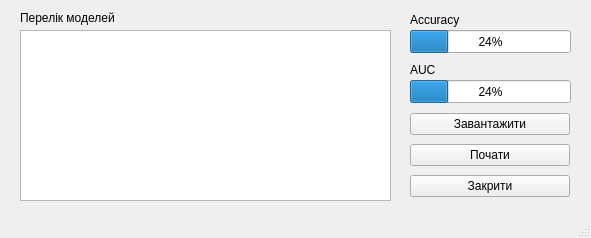
<?xml version="1.0" encoding="UTF-8"?>
<ui version="4.0">
 <class>MainWindow</class>
 <widget class="QMainWindow" name="MainWindow">
  <property name="geometry">
   <rect>
    <x>0</x>
    <y>0</y>
    <width>591</width>
    <height>238</height>
   </rect>
  </property>
  <property name="windowTitle">
   <string>MainWindow</string>
  </property>
  <widget class="QWidget" name="centralwidget">
   <widget class="QListWidget" name="listWidget">
    <property name="geometry">
     <rect>
      <x>20</x>
      <y>30</y>
      <width>371</width>
      <height>171</height>
     </rect>
    </property>
   </widget>
   <widget class="QLabel" name="label">
    <property name="geometry">
     <rect>
      <x>20</x>
      <y>10</y>
      <width>281</width>
      <height>16</height>
     </rect>
    </property>
    <property name="text">
     <string>Перелік моделей</string>
    </property>
   </widget>
   <widget class="QLabel" name="label_2">
    <property name="geometry">
     <rect>
      <x>410</x>
      <y>10</y>
      <width>231</width>
      <height>20</height>
     </rect>
    </property>
    <property name="text">
     <string>Accuracy</string>
    </property>
   </widget>
   <widget class="QProgressBar" name="progressBar">
    <property name="geometry">
     <rect>
      <x>410</x>
      <y>30</y>
      <width>161</width>
      <height>23</height>
     </rect>
    </property>
    <property name="value">
     <number>24</number>
    </property>
   </widget>
   <widget class="QProgressBar" name="progressBar_2">
    <property name="geometry">
     <rect>
      <x>410</x>
      <y>80</y>
      <width>161</width>
      <height>23</height>
     </rect>
    </property>
    <property name="value">
     <number>24</number>
    </property>
   </widget>
   <widget class="QLabel" name="label_3">
    <property name="geometry">
     <rect>
      <x>410</x>
      <y>60</y>
      <width>231</width>
      <height>20</height>
     </rect>
    </property>
    <property name="text">
     <string>AUC</string>
    </property>
   </widget>
   <widget class="QWidget" name="verticalLayoutWidget">
    <property name="geometry">
     <rect>
      <x>410</x>
      <y>110</y>
      <width>160</width>
      <height>91</height>
     </rect>
    </property>
    <layout class="QVBoxLayout" name="verticalLayout">
     <item>
      <widget class="QPushButton" name="pushButton_3">
       <property name="text">
        <string>Завантажити</string>
       </property>
      </widget>
     </item>
     <item>
      <widget class="QPushButton" name="pushButton_2">
       <property name="text">
        <string>Почати</string>
       </property>
      </widget>
     </item>
     <item>
      <widget class="QPushButton" name="pushButton">
       <property name="text">
        <string>Закрити</string>
       </property>
      </widget>
     </item>
    </layout>
   </widget>
  </widget>
  <widget class="QStatusBar" name="statusbar"/>
 </widget>
 <resources/>
 <connections/>
</ui>
